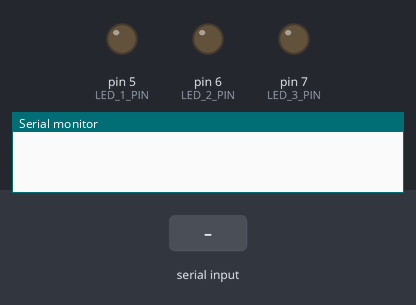
Simulated run of this sketch. Board: Arduino Uno, built with avr-gcc and run on an emulated ATmega328P. Parts: output pins drawn as LEDs (lit = HIGH), the last lines printed to the serial monitor. The test bench sets the inputs (shaded band).

Above: at 1.2 s.
1.3 s: "90,45\n" received over Serial
At 2.7 s:
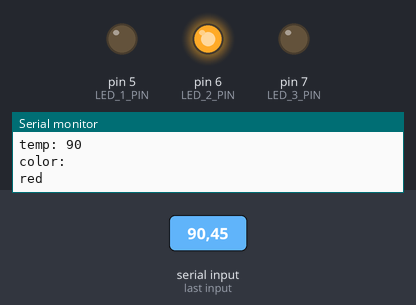
4.3 s: "30,150\n" received over Serial
At 5.8 s:
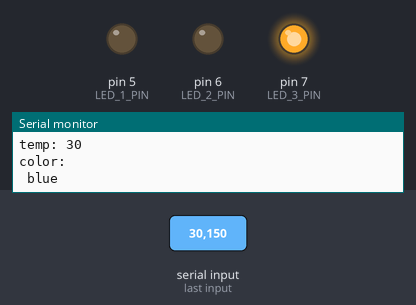
6.8 s: "5\n" received over Serial
At 9.7 s:
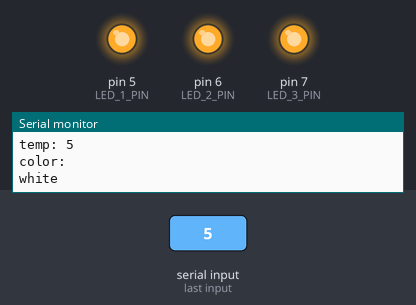
9.8 s: "90\n" received over Serial
At 11.6 s:
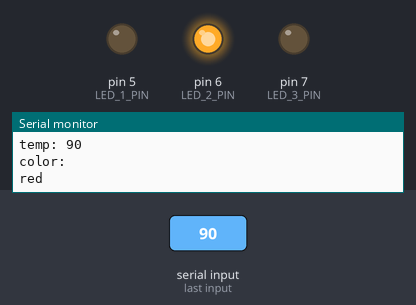
Timing chart, 0 to 13.1 s (numbered marks = the images above; inputs shaded):
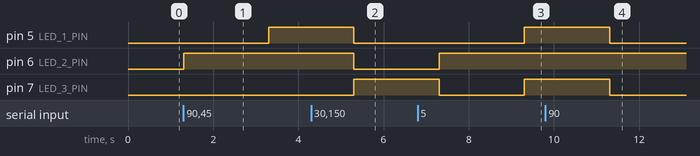

The sketch:

rgb_temp.ino
```cpp
#define LED_1_PIN 5
#define LED_2_PIN 6
#define LED_3_PIN 7


void powerOffAllLEDs()
{
    digitalWrite(LED_1_PIN, LOW);
    digitalWrite(LED_2_PIN, LOW);
    digitalWrite(LED_3_PIN, LOW);
}

void setup() {
  pinMode(LED_1_PIN, OUTPUT);
  pinMode(LED_2_PIN, OUTPUT);
  pinMode(LED_3_PIN, OUTPUT);
  powerOffAllLEDs();
  Serial.begin(9600);
}
void loop() {

   int ledNumber = Serial.parseInt();
   if (Serial.available()){
     Serial.print("temp: ");
    Serial.println(ledNumber);
   Serial.println("color: ");
   }
   if(ledNumber!=0){  powerOffAllLEDs();
   if(ledNumber<15){
    digitalWrite(LED_1_PIN, HIGH);
    digitalWrite(LED_2_PIN, HIGH);
    digitalWrite(LED_3_PIN, HIGH);
    Serial.println("white ");
   }else if(ledNumber<29){
    digitalWrite(LED_1_PIN, HIGH);
    digitalWrite(LED_3_PIN, HIGH);
     Serial.println("light blue ");
   }else if(ledNumber<43) {
    digitalWrite(LED_3_PIN, HIGH);
     Serial.println(" blue ");
   } else if(ledNumber<58) {
    digitalWrite(LED_1_PIN, HIGH);
    digitalWrite(LED_2_PIN, HIGH);
    Serial.println("light green ");
   } else if(ledNumber<72) {
     digitalWrite(LED_1_PIN, HIGH);
          Serial.println("green ");
   }else if(ledNumber<86) {
     Serial.println("voilet ");
   digitalWrite(LED_2_PIN, HIGH);
    digitalWrite(LED_3_PIN, HIGH);
    }else{
    digitalWrite(LED_2_PIN, HIGH);
    Serial.println("red");
   }
     delay(2000);
     }

}
```

Measured:
- after the input at 1.3 s, pin 5 (LED_1_PIN): LOW → HIGH after 2.0 s; pin 6 (LED_2_PIN): LOW → HIGH at once
- after the input at 4.3 s, pin 5 (LED_1_PIN), pin 6 (LED_2_PIN): HIGH → LOW after 1.0 s; pin 7 (LED_3_PIN): LOW → HIGH after 1.0 s
- after the input at 6.8 s, pin 5 (LED_1_PIN): LOW → HIGH after 2.5 s
- after the input at 9.8 s, pin 5 (LED_1_PIN), pin 7 (LED_3_PIN): HIGH → LOW after 1.5 s
